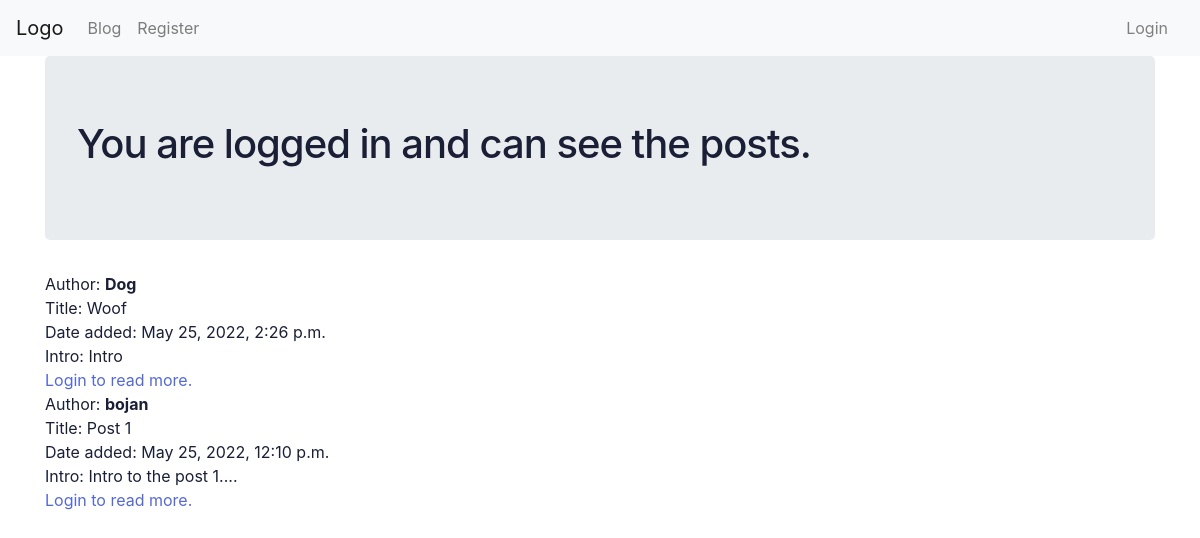
Screenshot of /blog/ with the database file from the repository.
### blog/models.py (models this page shows, shortened)
class Post(models.Model):
  user  = models.ForeignKey(User, on_delete=models.CASCADE)
  title = models.CharField(max_length=255)
  slug  = models.SlugField()
  intro = models.TextField()
  body  = models.TextField()
  date_added = models.DateTimeField(auto_now_add=True)
  class Meta:
    ordering = ['-date_added']

### blog/views.py (the view)
# urls.py: 2. Add a URL to urlpatterns:  path('blog/', include('blog.urls'))
def blog(request):
  posts = Post.objects.all()
  return render(request, 'blog/blog.html', {'posts': posts})

### templates/blog/blog.html
{% extends "blog/base.html" %}
{% block body_block %}
    <div class="jumbotron">
      <h1>You are logged in and can see the posts.</h1>
    </div>
    <div class="posts-container">
      {% for post in posts %}
        <div class="post-container">
          <div class="post-author">Author: <strong>{{post.user}}</strong></div>
          <div class="post-title">Title: {{post.title}}</div>
          <div class="post-date">Date added: {{post.date_added}}</div>
          <div class="post-body">Intro: {{post.intro}}</div>
          {% if user.is_authenticated %}
            <a href="{% url 'post_detail' post.slug %}">Read more</a>
          {% else %}
            <a href="{% url 'login_page' %}">Login to read more.</a>
          {% endif %}
        </div>
      {% endfor %}
    </div>
{% endblock %}

### static/css.css (style rules this page uses)
* { padding: 0; margin: 0; color: #1a1f36; box-sizing: border-box; word-wrap: break-word; font-family: -apple-system, BlinkMacSystemFont, Segoe UI, Roboto, Helvetica Neue, Ubuntu, sans-serif; }
body { min-height: 100%; background-color: #ffffff; }
h1 { letter-spacing: -1px; }
a { color: #5469d4; text-decoration: unset; }

### rows the page displays
Post: user "Dog", title "Woof", date_added "May 25, 2022, 2:26 p.m.", intro "Intro"
Post: user "bojan", title "Post 1", date_added "May 25, 2022, 12:10 p.m.", intro "Intro to the post 1...."
